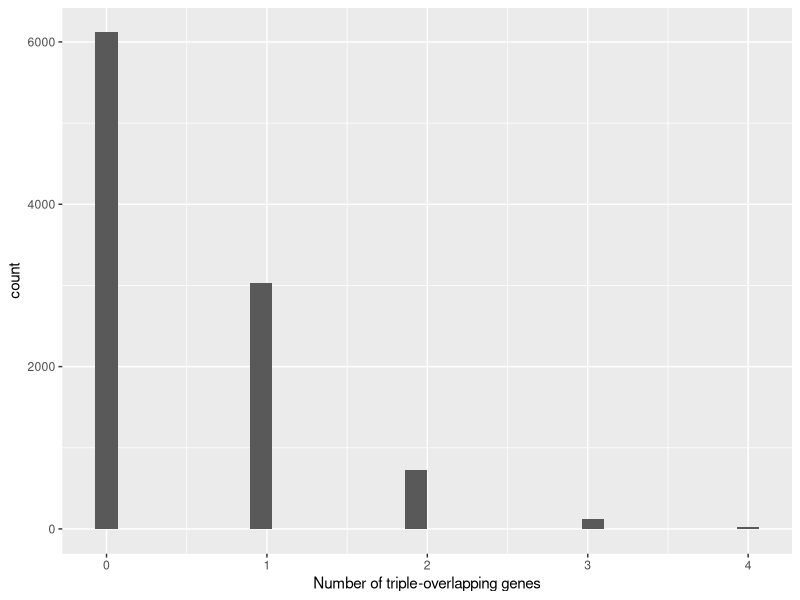

The R script that drew this image:
# Overlap of three groups

# Total number of genes
nTotalGenes <- 31581

# Number of significant genes in each group
nGroup1 <- 587
nGroup2 <- 126
nGroup3 <- 6660

# Number of simulations to run
nSimulations <- 10000

# -----

# Use a vector of numbers/indices instead of actual gene names
geneList <- 1:nTotalGenes

# Create vector that will hold the number of overlapping genes for each simulation
sigAll <- rep(0,nSimulations)
sigGroups_1_2 <- rep(0,nSimulations) # Includes the triple overlapping genes
sigGroups_1_3 <- rep(0,nSimulations) # Includes the triple overlapping genes
sigGroups_2_3 <- rep(0,nSimulations) # Includes the triple overlapping genes

# Run simulations
for (iSim in 1:nSimulations) {
  # Randomly sample from geneList
  geneList1 <- sample(geneList,nGroup1)
  geneList2 <- sample(geneList,nGroup2)
  geneList3 <- sample(geneList,nGroup3)
  
  # Calculate overlaps
  sigAll[iSim] <- length(intersect(geneList1,intersect(geneList2,geneList3))) # can only intersect 2 groups at a time
  sigGroups_1_2[iSim] <- length(intersect(geneList1,geneList2))
  sigGroups_1_3[iSim] <- length(intersect(geneList1,geneList3))
  sigGroups_2_3[iSim] <- length(intersect(geneList2,geneList3))
}

# Visualize expected distribution of triple overlap
library(ggplot2)
ggplot(data = data.frame(x = sigAll),aes(x=x)) + geom_histogram() + xlab("Number of triple-overlapping genes")

# Calculate p value for triple overlap
observedOverlap <- 9
sum(sigAll >= observedOverlap) / nSimulations
